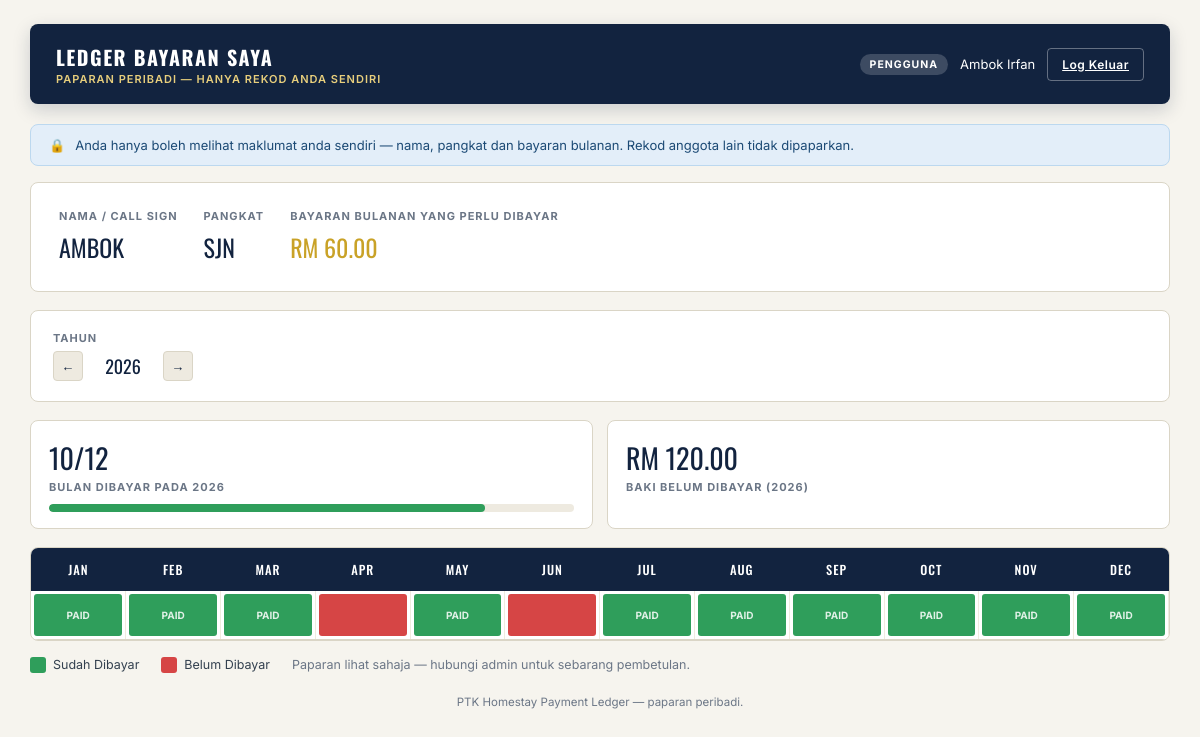
The page /userinterface.php (signed in) on the database its author committed.
### tables this page shows
CREATE TABLE `personnel` (
  `id` int NOT NULL,
  `rank_name` varchar(30) NOT NULL,
  `name` varchar(100) NOT NULL
);

### config.php (called while the page is built, shortened)
<?php
function rank_fee(string $rank): int {
    return RANK_FEES[$rank] ?? 0;
}
function e(?string $s): string {
    return htmlspecialchars($s ?? '', ENT_QUOTES, 'UTF-8');
}

### userinterface.php (the view, shortened to what this page needs)
<?php
require_once 'config.php';
$personnelId = $_SESSION['personnel_id'] ?? null;
$year = isset($_GET['year']) ? (int) $_GET['year'] : (int) date('Y');
$person = null;
$paidMonths = [];
$paidCount  = 0;
if ($personnelId) {
    $stmt = $pdo->prepare('SELECT id, rank_name, name FROM personnel WHERE id = ?');
    $stmt->execute([$personnelId]);
    $person = $stmt->fetch();
    if ($person) {
        $payStmt = $pdo->prepare('SELECT month, paid FROM payments WHERE personnel_id = ? AND year = ?');
        $payStmt->execute([$personnelId, $year]);
        foreach ($payStmt->fetchAll() as $row) {
            $paidMonths[(int) $row['month']] = (bool) $row['paid'];
        }
        foreach ($paidMonths as $paid) {
            if ($paid) $paidCount++;
        }
    }
}
$monthlyFee = $person ? rank_fee($person['rank_name']) : 0;
?>
<!DOCTYPE html>
<html lang="en">
<head>
<link rel="stylesheet" href="s.css">
</head>
<body>
<div class="app">
  <div class="topbar">
    <div class="title">
      <h1>Ledger Bayaran Saya</h1>
      <small>Paparan peribadi &mdash; hanya rekod anda sendiri</small>
    </div>
    <div class="who">
      <span class="role-badge viewer">Pengguna</span>
      <span><?= e($_SESSION['username']) ?></span>
      <a href="logout.php" class="btn btn-ghost">Log Keluar</a>
    </div>
  </div>
  <div class="viewer-banner">
    <span>&#128274;</span>
    <span>Anda hanya boleh melihat maklumat anda sendiri &mdash; nama, pangkat dan bayaran bulanan. Rekod anggota lain tidak dipaparkan.</span>
  </div>
  <?php if (!$person): ?>
    <div class="panel">
      <p>Akaun anda belum dikaitkan dengan sebarang rekod anggota. Sila hubungi admin untuk bantuan.</p>
    </div>
  <?php else: ?>
    <div class="profile-card">
      <div class="profile-item">
        <div class="lbl">Nama / Call Sign</div>
        <div class="val"><?= e($person['name']) ?></div>
      </div>
      <div class="profile-item">
        <div class="lbl">Pangkat</div>
        <div class="val"><?= e($person['rank_name']) ?></div>
      </div>
      <div class="profile-item">
        <div class="lbl">Bayaran Bulanan Yang Perlu Dibayar</div>
        <div class="val fee">RM <?= number_format($monthlyFee, 2) ?></div>
      </div>
    </div>
    <div class="panel">
      <div class="panel-row">
        <div class="control">
          <label>Tahun</label>
          <div class="year-nav">
            <a class="btn" href="userinterface.php?year=<?= $year - 1 ?>" style="background:var(--paper-alt);border:1px solid var(--line);width:30px;height:30px;display:flex;align-items:center;justify-content:center;color:var(--navy);text-decoration:none;">&#8592;</a>
            <span class="yr"><?= $year ?></span>
            <a class="btn" href="userinterface.php?year=<?= $year + 1 ?>" style="background:var(--paper-alt);border:1px solid var(--line);width:30px;height:30px;display:flex;align-items:center;justify-content:center;color:var(--navy);text-decoration:none;">&#8594;</a>
          </div>
        </div>
      </div>
    </div>
    <div class="stats">
      <div class="stat-card">
        <div class="num"><?= $paidCount ?>/12</div>
        <div class="lbl">Bulan Dibayar Pada <?= $year ?></div>
        <div class="bar-track"><div class="bar-fill" style="width:<?= round(($paidCount / 12) * 100) ?>%"></div></div>
      </div>
      <div class="stat-card">
        <div class="num">RM <?= number_format($monthlyFee * (12 - $paidCount), 2) ?></div>
        <div class="lbl">Baki Belum Dibayar (<?= $year ?>)</div>
      </div>
    </div>
    <div class="table-wrap">
      <table>
        <thead>
          <tr>
            <?php foreach (MONTHS as $m): ?><th><?= $m ?></th><?php endforeach; ?>
          </tr>
        </thead>
        <tbody>
          <tr>
            <?php foreach (MONTHS as $idx => $m):
                $paid = $paidMonths[$idx] ?? false; ?>
              <td class="cell" title="<?= $m ?>: <?= $paid ? 'Sudah bayar' : 'Belum bayar' ?>">
                <div class="fill <?= $paid ? 'paid' : 'unpaid' ?>"><?= $paid ? 'PAID' : '' ?></div>
              </td>
            <?php endforeach; ?>
          </tr>
        </tbody>
      </table>
    </div>
    <div class="legend">
      <span><span class="swatch" style="background:var(--green)"></span>Sudah Dibayar</span>
      <span><span class="swatch" style="background:var(--red)"></span>Belum Dibayar</span>
      <span style="color:var(--slate-soft)">Paparan lihat sahaja &mdash; hubungi admin untuk sebarang pembetulan.</span>
    </div>
  <?php endif; ?>
  <footer class="note">PTK Homestay Payment Ledger &mdash; paparan peribadi.</footer>
</div>
</body>
</html>

### rows shown on the page
personnel: name "AMBOK", rank_name "SJN", rank_name "60.00", $monthlyFee*(12-$paidCount) "120.00"

### other values the page prints
$_SESSION['username'] "Ambok Irfan"
$year "2026"
$paidCount "10"
$m "JAN"
$m "FEB"
$m "MAR"
$m "APR"
$m "MAY"
$m "JUN"
$m "JUL"
$m "AUG"
$m "SEP"
$m "OCT"
$m "NOV"
$m "DEC"
